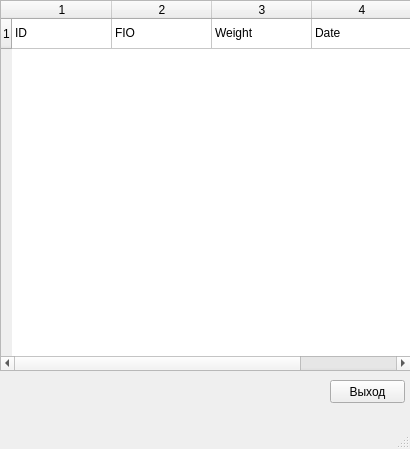
<?xml version="1.0" encoding="UTF-8"?>
<ui version="4.0">
 <class>Vivod</class>
 <widget class="QMainWindow" name="Vivod">
  <property name="geometry">
   <rect>
    <x>0</x>
    <y>0</y>
    <width>410</width>
    <height>449</height>
   </rect>
  </property>
  <property name="windowTitle">
   <string>MainWindow</string>
  </property>
  <widget class="QWidget" name="centralwidget">
   <widget class="QTableWidget" name="tableWidget">
    <property name="geometry">
     <rect>
      <x>0</x>
      <y>0</y>
      <width>411</width>
      <height>371</height>
     </rect>
    </property>
    <property name="rowCount">
     <number>1</number>
    </property>
    <property name="columnCount">
     <number>4</number>
    </property>
    <row/>
    <column/>
    <column/>
    <column/>
    <column/>
    <item row="0" column="0">
     <property name="text">
      <string>ID</string>
     </property>
    </item>
    <item row="0" column="1">
     <property name="text">
      <string>FIO</string>
     </property>
    </item>
    <item row="0" column="2">
     <property name="text">
      <string>Weight</string>
     </property>
    </item>
    <item row="0" column="3">
     <property name="text">
      <string>Date</string>
     </property>
    </item>
   </widget>
   <widget class="QPushButton" name="pushButton">
    <property name="geometry">
     <rect>
      <x>330</x>
      <y>380</y>
      <width>75</width>
      <height>23</height>
     </rect>
    </property>
    <property name="text">
     <string>Выход</string>
    </property>
   </widget>
  </widget>
  <widget class="QMenuBar" name="menubar">
   <property name="geometry">
    <rect>
     <x>0</x>
     <y>0</y>
     <width>410</width>
     <height>21</height>
    </rect>
   </property>
  </widget>
  <widget class="QStatusBar" name="statusbar"/>
 </widget>
 <resources/>
 <connections/>
</ui>
